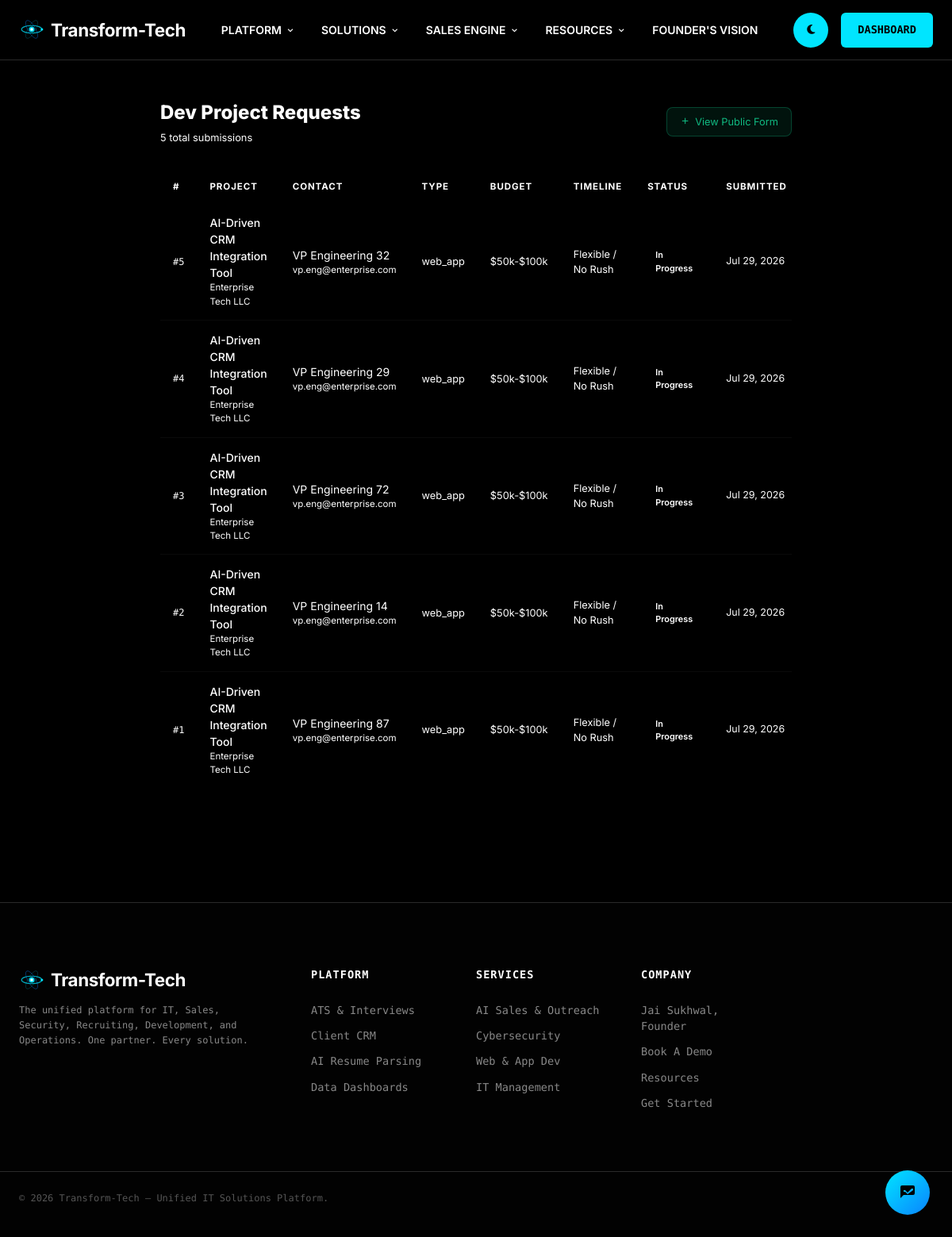
/services/dev-requests/ (signed in), run on the app's committed database.
### tracking_app/models.py (models this page shows, shortened)
class DevProjectRequest(models.Model):
    PROJECT_TYPE_CHOICES = [
        ('web', 'Web Application'),
        ('mobile', 'Mobile App'),
        ('api', 'API Integration'),
        ('migration', 'Cloud Migration'),
        ('data', 'Data Analytics/Engineering'),
        ('ai', 'AI/ML Model Development'),
        ('other', 'Other Custom Software'),
    ]
    STATUS_CHOICES = [
        ('new', 'New Request'),
        ('review', 'Under Review'),
        ('scoping', 'Scoping / Estimating'),
        ('approved', 'Approved / Scheduled'),
        ('in_progress', 'In Progress'),
        ('completed', 'Completed'),
        ('rejected', 'Rejected'),
    ]
    BUDGET_CHOICES = [
        ('10k', 'Under $10,000'),
        ('25k', '$10,000 - $25,000'),
        ('50k', '$25,000 - $50,000'),
        ('100k', '$50,000 - $100,000'),
        ('100k+', '$100,000+'),
        ('discuss', 'Not Sure / Let\'s Discuss'),
    ]
    TIMELINE_CHOICES = [
        ('asap', 'ASAP (Urgent)'),
        ('1mo', 'Within 1 Month'),
        ('3mo', '1-3 Months'),
        ('6mo', '3-6 Months'),
        ('flexible', 'Flexible / No Rush'),
    ]
    contact_name = models.CharField(max_length=255)
    contact_email = models.EmailField()
    contact_phone = models.CharField(max_length=20, null=True, blank=True)
    company_name = models.CharField(max_length=255, null=True, blank=True)
    project_type = models.CharField(max_length=50, choices=PROJECT_TYPE_CHOICES, default='other')
    project_title = models.CharField(max_length=300)
    description = models.TextField()
    tech_preferences = models.TextField(null=True, blank=True)
    budget_range = models.CharField(max_length=20, choices=BUDGET_CHOICES, default='discuss')
    timeline = models.CharField(max_length=20, choices=TIMELINE_CHOICES, default='flexible')
    has_existing_codebase = models.BooleanField(default=False)
    status = models.CharField(max_length=20, choices=STATUS_CHOICES, default='new')
    created_at = models.DateTimeField(auto_now_add=True)
    updated_at = models.DateTimeField(auto_now=True)
    class Meta:
        ordering = ['-created_at']

### tracking_app/views.py (the view)
# urls.py: path('services/dev-requests/', views.dev_project_list, name='dev-project-list'),
@login_required
def dev_project_list(request):
    if not (request.user.is_staff or request.user.is_admin_role):
        messages.error(request, 'Access denied.')
        return redirect('home')
    requests_qs = DevProjectRequest.objects.all()
    context = {
        'requests': requests_qs,
        'status_choices': DevProjectRequest.STATUS_CHOICES,
        'page_title': 'Dev Project Requests',
    }
    return render(request, 'tracking_app/dev_project_request.html', context)

### tracking_app/views.py (called while the page is built)
def add_global_context(request):
    context = {}
    if request.user.is_authenticated:
        unread_notifications_count = Notification.objects.filter(
            recipient=request.user,
            is_read=False
        ).count()
        context['unread_notifications_count'] = unread_notifications_count
    return context

### tracking_app/templates/tracking_app/dev_project_request.html (shortened to what this page needs)
{% extends 'tracking_app/base_public.html' %}
{% block content %}
{% if requests %}
<div class="devreq-body">
    <div style="display:flex;justify-content:space-between;align-items:center;margin-bottom:2rem">
        <div>
            <h1 style="font-size:1.5rem;font-weight:800;color:var(--apple-text);margin-bottom:4px">Dev Project Requests</h1>
            <p style="font-size:0.8rem;color:var(--apple-text-secondary)">{{ requests|length }} total submissions</p>
        </div>
        <a href="{% url 'dev-project-request' %}" style="background:rgba(16,185,129,0.1);border:1px solid rgba(16,185,129,0.3);color:var(--dev-green);border-radius:8px;padding:8px 16px;text-decoration:none;font-size:0.8rem;display:inline-flex;align-items:center;gap:6px"><i class="bx bx-plus"></i> View Public Form</a>
    </div>
    <div class="staff-table-wrap">
        <table class="staff-table">
            <thead>
                <tr>
                    <th>#</th>
                    <th>Project</th>
                    <th>Contact</th>
                    <th>Type</th>
                    <th>Budget</th>
                    <th>Timeline</th>
                    <th>Status</th>
                    <th>Submitted</th>
                </tr>
            </thead>
            <tbody>
                {% for req in requests %}
                <tr>
                    <td style="color:var(--apple-text-muted);font-family:'Fira Code',monospace;font-size:0.75rem">#{{ req.id }}</td>
                    <td>
                        <div style="color:var(--apple-text);font-weight:500">{{ req.project_title|truncatechars:45 }}</div>
                        {% if req.company_name %}<div style="font-size:0.72rem;color:var(--apple-text-secondary)">{{ req.company_name }}</div>{% endif %}
                    </td>
                    <td>
                        <div>{{ req.contact_name }}</div>
                        <div style="font-size:0.72rem;color:var(--apple-text-secondary)">{{ req.contact_email }}</div>
                    </td>
                    <td style="font-size:0.8rem;color:var(--apple-text-muted)">{{ req.get_project_type_display }}</td>
                    <td style="font-size:0.8rem;color:var(--apple-text-muted)">{{ req.get_budget_range_display }}</td>
                    <td style="font-size:0.8rem;color:var(--apple-text-muted)">{{ req.get_timeline_display }}</td>
                    <td><span class="status-pill st-{{ req.status }}">{{ req.get_status_display }}</span></td>
                    <td style="font-size:0.78rem;color:var(--apple-text-secondary);white-space:nowrap">{{ req.created_at|date:"M d, Y" }}</td>
                </tr>
                {% empty %}
                <tr><td colspan="8" style="text-align:center;padding:3rem;color:var(--apple-text-muted)">No project requests yet.</td></tr>
                {% endfor %}
            </tbody>
        </table>
    </div>
</div>
{% endif %}
{% endblock %}

### tracking_app/static/tracking_app/transform.css (style rules this page uses)
:root { --bg-dark: #000000; --bg-surface: #0a0a0a; --bg-elevated: #111111; --bg-hover: rgba(255,255,255,0.03); --primary: #00E5FF; --primary-dim: rgba(0, 229, 255, 0.2); --secondary: #2a2a2a; --accent-red: #FF3B30; --accent-green: #34C759; --accent-yellow: #FFCC00; --text-white: #FFFFFF; --text-gray: #888888; --text-dark-gray: #555555; --surface-border: #2a2a2a; --nav-bg: rgba(0, 0, 0, 0.85); --font-sans: 'Inter', system-ui, -apple-system, sans-serif; --font-mono: 'Fira Code', 'JetBrains Mono', monospace; --transition-fast: 0.2s cubic-bezier(0.16, 1, 0.3, 1); --transition-smooth: 0.4s cubic-bezier(0.16, 1, 0.3, 1); }
* { margin: 0; padding: 0; box-sizing: border-box; }
html { scroll-behavior: smooth; scroll-padding-top: 90px; background-color: var(--bg-dark); color: var(--text-white); font-family: var(--font-sans); -webkit-font-smoothing: antialiased; transition: background-color 0.35s ease, color 0.35s ease; }
body { overflow-x: hidden; line-height: 1.5; background-color: var(--bg-dark); color: var(--text-white); transition: background-color 0.35s ease, color 0.35s ease; }
body::before { content: ""; position: absolute; top: 0; left: 0; right: 0; bottom: 0; background-image: linear-gradient(rgba(255,255,255,0.03) 1px, transparent 1px), linear-gradient(90deg, rgba(255,255,255,0.03) 1px, transparent 1px); background-size: 40px 40px; background-position: center bottom; z-index: -1; pointer-events: none; opacity: 0.3; transition: opacity 0.35s ease; }

### tracking_app/templates/tracking_app/base_public.html (style rules this page uses)
:root { --card-bg: rgba(255, 255, 255, 0.03); --card-border: rgba(255, 255, 255, 0.06); --transition-theme: background 0.35s ease, background-color 0.35s ease, color 0.35s ease, border-color 0.35s ease, box-shadow 0.35s ease; --color-sales: var(--brand-primary); --bg-sales-tag: rgba(0, 229, 255, 0.08); --color-cyber: #FF3B30; --bg-cyber-tag: rgba(255, 59, 48, 0.08); --color-recruit: #8b5cf6; --bg-recruit-tag: rgba(139, 92, 246, 0.08); --color-dev: #10b981; --bg-dev-tag: rgba(16, 185, 129, 0.08); --color-dash: #FFCC00; --bg-dash-tag: rgba(255, 204, 0, 0.08); --color-itops: #00a6fb; --bg-itops-tag: rgba(0, 166, 251, 0.08); }
body, html, .navbar, .svc-card, .stat-block, .bento-box, .huge-title, .hero-title, .hero-subtitle, p, h1, h2, h3, h4, span, a, .border-glow, .cta-banner, .footer { transition: var(--transition-theme); }
html, body { overflow-x: hidden; max-width: 100vw; box-sizing: border-box; }
*, *::before, *::after { box-sizing: inherit; }

### tracking_app/templates/tracking_app/dev_project_request.html (style rules this page uses)
:root { --dev-green: #10b981; --dev-green-glow: rgba(16,185,129,0.18); --dev-cyan: #00E5FF; }
.devreq-body { max-width: 860px; margin: 0 auto; padding: 3rem 2rem 4rem; }
.staff-table-wrap { background:var(--apple-bg); border:1px solid var(--apple-border); border-radius: 14px; overflow: hidden; margin-top: 2rem; }
.staff-table { width: 100%; border-collapse: collapse; }
.staff-table th { background:var(--apple-bg); padding: 12px 16px; text-align: left; font-size: 0.72rem; text-transform: uppercase; letter-spacing: 0.08em; color:var(--apple-text-secondary); border-bottom:1px solid var(--apple-border); }
.staff-table td { padding: 14px 16px; border-bottom: 1px solid rgba(255,255,255,0.04); font-size: 0.875rem; color:var(--apple-text-muted); vertical-align: middle; }
.staff-table tbody tr:last-child td { border-bottom: none; }
.status-pill { display: inline-block; border-radius: 12px; padding: 3px 10px; font-size: 0.68rem; font-weight: 600; }

### data on the page
DevProjectRequest: id "5", project_title "AI-Driven CRM Integration Tool", company_name "Enterprise Tech LLC", contact_name "VP Engineering 32", contact_email "vp.eng@enterprise.com", project_type "web_app", budget_range "$50k-$100k", timeline "Flexible / No Rush", status "In Progress", created_at "Jul 29, 2026"
DevProjectRequest: id "4", project_title "AI-Driven CRM Integration Tool", company_name "Enterprise Tech LLC", contact_name "VP Engineering 29", contact_email "vp.eng@enterprise.com", project_type "web_app", budget_range "$50k-$100k", timeline "Flexible / No Rush", status "In Progress", created_at "Jul 29, 2026"
DevProjectRequest: id "3", project_title "AI-Driven CRM Integration Tool", company_name "Enterprise Tech LLC", contact_name "VP Engineering 72", contact_email "vp.eng@enterprise.com", project_type "web_app", budget_range "$50k-$100k", timeline "Flexible / No Rush", status "In Progress", created_at "Jul 29, 2026"
DevProjectRequest: id "2", project_title "AI-Driven CRM Integration Tool", company_name "Enterprise Tech LLC", contact_name "VP Engineering 14", contact_email "vp.eng@enterprise.com", project_type "web_app", budget_range "$50k-$100k", timeline "Flexible / No Rush", status "In Progress", created_at "Jul 29, 2026"
DevProjectRequest: id "1", project_title "AI-Driven CRM Integration Tool", company_name "Enterprise Tech LLC", contact_name "VP Engineering 87", contact_email "vp.eng@enterprise.com", project_type "web_app", budget_range "$50k-$100k", timeline "Flexible / No Rush", status "In Progress", created_at "Jul 29, 2026"

### other printed values
{{ requests|length }} "5"
